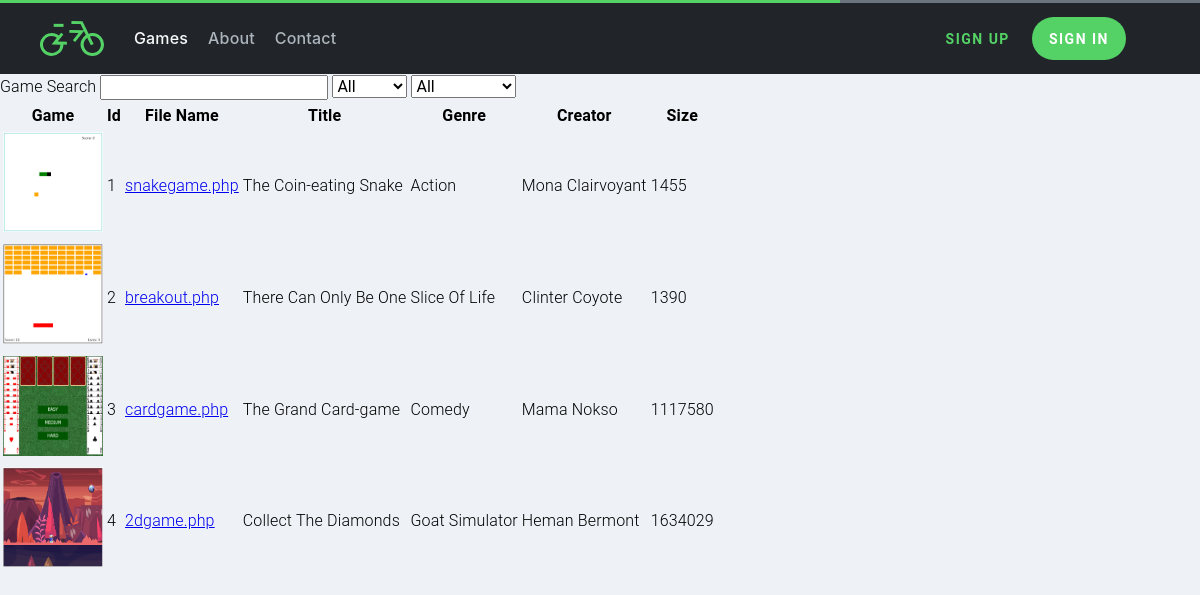
The page / on the database its author committed.
### tables this page shows
CREATE TABLE `games` (
  `id` int(11) NOT NULL,
  `title` varchar(255) NOT NULL,
  `genre` varchar(100) NOT NULL,
  `description` text NOT NULL,
  `creator` varchar(100) NOT NULL,
  `foldername` varchar(25) NOT NULL,
  `filename` varchar(255) NOT NULL,
  `size` int(11) NOT NULL
);

### includes/helpers/database.php (called while the page is built, shortened)
<?php
class Database {
	public $connection;
	public function open_db_connection() {
		$this->connection = new mysqli(DB_HOST, DB_USER, DB_PASS, DB_NAME);
	}
	public function query($sql) {
		$result = $this->connection->query($sql);
		return $result;
	}
}
$database = new Database();
?>

### includes/classes/db_object.php (called while the page is built, shortened)
<?php
class Db_object {
	protected static $db_table = "users";
	public static function find_all() {
		return static::find_by_query("SELECT * FROM " . static::$db_table . " ");
	}
	public static function find_by_query($sql) {
		global $database;
		$result_set = $database->query($sql);
		$the_object_array = array();
		while ($row = mysqli_fetch_array($result_set)) {
			$the_object_array[] = static::instantation($row);
		}
		return $the_object_array;
	}
	public static function instantation($the_record) {
		$the_object = new $calling_call;
		foreach ($the_record as $the_attribute => $value) {
			if($the_object->has_the_attribute($the_attribute)) {
				$the_object->$the_attribute = $value;
			}
		}
		return $the_object;
	}
	private function has_the_attribute($the_attribute) {
		$object_properties = get_object_vars($this);
		return array_key_exists($the_attribute, $object_properties);
	}
}
?>

### includes/classes/game.php (called while the page is built, shortened)
<?php
class Game extends Db_object {
	public $foldername;
	public $filename;
	public $upload_directory = "games";
	public function game_path() {
		return $this->upload_directory . DS . $this->foldername . DS . $this->filename;
	}
	public function game_image_path() {
		return $this->upload_directory . DS . $this->foldername . DS . "image.png";
	}
}
?>

### includes/views/gamelist.php (the view, shortened to what this page needs)
<?php
if (isset($_GET['s'])) {
  $category = trim($_GET['c']);
  $genre = trim($_GET['g']);
  $search = trim($_GET['s']);
  $games = Game::find_game($category, $genre, $search);
} else {
  $games = Game::find_all();
}
?>
 <table>
  <thead>
   <tr>
    <th>Game</th>
    <th>Id</th>
    <th>File Name</th>
    <th>Title</th>
    <th>Genre</th>
    <th>Creator</th>
    <th>Size</th>
  </tr>
 </thead>
<tbody>
<?php foreach ($games as $game) : ?>
<tr>
	<td>
		<a href="<?php echo $game->game_path();?>">
			<img src="<?php echo $game->game_image_path();?>" style="height: 100px; width: 100px;">
		</a>
	</td>
	<td><?php echo $game->id; ?></td>
	<td><a href="gamepage.php?game=<?php echo $game->id; ?>"><?php echo $game->filename; ?></a></td>
	<td><?php echo $game->title; ?></td>
	<td><?php echo $game->genre; ?></td>
  <td><?php echo $game->creator; ?></td>
  <td><?php echo $game->size; ?></td>
</tr>
<?php endforeach; ?>
</tbody>
</table>

### rows shown on the page
games: foldername (picture), id "1", filename "snakegame.php", title "The Coin-eating Snake", genre "Action", creator "Mona Clairvoyant", size "1455"
games: foldername (picture), id "2", filename "breakout.php", title "There Can Only Be One", genre "Slice Of Life", creator "Clinter Coyote", size "1390"
games: foldername (picture), id "3", filename "cardgame.php", title "The Grand Card-game", genre "Comedy", creator "Mama Nokso", size "1117580"
games: foldername (picture), id "4", filename "2dgame.php", title "Collect The Diamonds", genre "Goat Simulator", creator "Heman Bermont", size "1634029"
